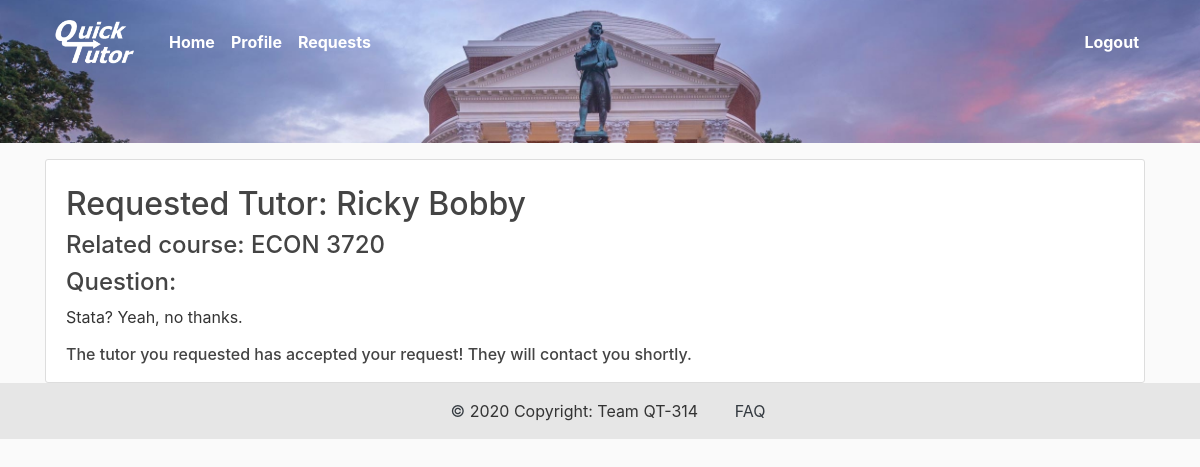
The app's page /users/request/4/ (signed in) with its own data.
### tutor/models.py (models this page shows, shortened)
class Ask(models.Model):
    sender = models.ForeignKey(User, on_delete=models.CASCADE, related_name='sending_user')
    receiver = models.ForeignKey(User, on_delete=models.CASCADE, related_name='receiving_user')
    course = models.CharField(max_length=100)
    question = models.TextField()
    accepted = models.BooleanField(default=False)
    declined = models.BooleanField(default=False)

### users/models.py (models this page shows, shortened)
class Profile(models.Model):
	user = models.OneToOneField(User, on_delete=models.CASCADE)
	image = models.ImageField(default='default.png', upload_to='profile_pics', blank=True)
	first_name = models.CharField(max_length=50)
	last_name = models.CharField(max_length=50)
	major = models.CharField(max_length=75)
	major2 = models.CharField(max_length=75, blank=True)
	phone_regex = RegexValidator(regex=r'([0-9]{3}-){2}[0-9]{4}', message="Phone number must be entered in the format: 999-999-9999.")
	phone_number = models.CharField(validators=[phone_regex], max_length=12, blank=False)
	courses = models.TextField(blank=True, help_text="List any courses you feel comfortable tutoring for.")
	description = models.TextField(blank=True, verbose_name="bio", help_text="Write a brief description of yourself. Be sure to include areas of strength for tutoring and any other information you would like other users to know.")
	location = models.CharField(max_length=50, blank=True, default='')
	current_client = models.OneToOneField(Ask, on_delete=models.SET_NULL, null=True, blank=True)
	tutor_score = models.FloatField(null=True, blank=True)
	num_ratings = models.IntegerField(blank=True, default=0)
	active = models.BooleanField(default=False)
	initialized = models.BooleanField(default=False)

### users/views.py (the view)
# urls.py: path('request/<int:pk>/', views.AskDetailView.as_view(), name='ask-detail'),
class AskDetailView(LoginRequiredMixin, DetailView):
	model = Ask
	template_name = 'users/ask_detail.html'

### users/templates/users/ask_detail.html (shortened to what this page needs)
{% extends "tutor/base.html" %}
{% load static %}
{% block content %}
    <div class="content-section mt-3">
        <div class="section-3 box">
        	{% if user == object.sender %}
        		<h2>Requested Tutor: {{ object.receiver.profile.first_name }} {{ object.receiver.profile.last_name }}</h2>
        	{% else %}
            	<h2>Request From: {{ object.sender.profile.first_name }} {{ object.sender.profile.last_name }}</h2>
                {% if object.accepted %}
                    <h4>Contact Number: {{ object.sender.profile.phone_number }}</h4>
                {% endif %}
            {% endif %}
            <h4>Related course: {{ object.course }}</h4>
            <h4>Question:</h4>
            <p>{{ object.question }}</p>
            {% if object.sender == user %}
                {% if object.accepted %}
                    <h6>The tutor you requested has accepted your request! They will contact you shortly.</h6>
                {% elif object.declined %}
                    <h6>The tutor you requested has declined your question because they are busy or unable to answer it. You can delete this request with no consequences.</h6>
                    <a class="btn btn-outline-danger" href="{% url 'ask-delete' object.id %}">Delete Request</a>
                {% else %}
                    <a class="btn btn-outline-danger" href="{% url 'ask-delete' object.id %}">Cancel Request</a>
                {% endif %}
            {% endif %}
        </div>
    </div>
{% endblock content %}

### tutor/static/tutor/main.css (style rules this page uses)
body { background: #fafafa; color: #333333; }
h1, h2, h3, h4, h5, h6 { color: #444444; }
* { padding: 0px; margin: 0px; box-sizing: border-box; }
.box { height: auto; width: 100%; }
.section-3 { margin-top: 15px; }
.content-section { background: #ffffff; padding: 10px 20px; border: 1px solid #dddddd; border-radius: 3px; margin-right: 10px; }

### records on screen
Ask: receiver.profile.first_name "Ricky", receiver.profile.last_name "Bobby", course "ECON 3720", question "Stata? Yeah, no thanks."
